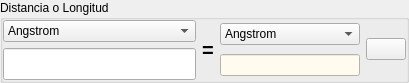
      <widget class="QGroupBox" name="groupBox">
       <property name="maximumSize">
        <size>
         <width>16777215</width>
         <height>82</height>
        </size>
       </property>
       <property name="title">
        <string>Distancia o Longitud</string>
       </property>
       <layout class="QGridLayout" name="gridLayout_8">
        <property name="leftMargin">
         <number>0</number>
        </property>
        <property name="topMargin">
         <number>0</number>
        </property>
        <property name="rightMargin">
         <number>0</number>
        </property>
        <property name="bottomMargin">
         <number>0</number>
        </property>
        <item row="0" column="0">
         <layout class="QGridLayout" name="gridLayout">
          <item row="1" column="0">
           <widget class="QLineEdit" name="lineEdit">
            <property name="font">
             <font>
              <pointsize>15</pointsize>
              <weight>75</weight>
              <bold>true</bold>
             </font>
            </property>
            <property name="alignment">
             <set>Qt::AlignRight|Qt::AlignTrailing|Qt::AlignVCenter</set>
            </property>
           </widget>
          </item>
          <item row="0" column="0">
           <widget class="QComboBox" name="comboBox">
            <property name="focusPolicy">
             <enum>Qt::NoFocus</enum>
            </property>
            <property name="maxVisibleItems">
             <number>33</number>
            </property>
            <item>
             <property name="text">
              <string>Angstrom</string>
             </property>
            </item>
            <item>
             <property name="text">
              <string>Nanometro</string>
             </property>
            </item>
            <item>
             <property name="text">
              <string>Micrometro</string>
             </property>
            </item>
            <item>
             <property name="text">
              <string>Milimetro</string>
             </property>
            </item>
            <item>
             <property name="text">
              <string>Centimetro</string>
             </property>
            </item>
            <item>
             <property name="text">
              <string>Decimetro</string>
             </property>
            </item>
            <item>
             <property name="text">
              <string>Metro</string>
             </property>
            </item>
            <item>
             <property name="text">
              <string>Decametro</string>
             </property>
            </item>
            <item>
             <property name="text">
              <string>Hectometro</string>
             </property>
            </item>
            <item>
             <property name="text">
              <string>Kilometro</string>
             </property>
            </item>
            <item>
             <property name="text">
              <string>Miriametro</string>
             </property>
            </item>
            <item>
             <property name="text">
              <string>Legua</string>
             </property>
            </item>
            <item>
             <property name="text">
              <string>Milla</string>
             </property>
            </item>
            <item>
             <property name="text">
              <string>Estadio</string>
             </property>
            </item>
            <item>
             <property name="text">
              <string>Cadena</string>
             </property>
            </item>
            <item>
             <property name="text">
              <string>Barra</string>
             </property>
            </item>
            <item>
             <property name="text">
              <string>Yarda</string>
             </property>
            </item>
            <item>
             <property name="text">
              <string>Pie</string>
             </property>
            </item>
            <item>
             <property name="text">
              <string>Link</string>
             </property>
            </item>
            <item>
             <property name="text">
              <string>Mano</string>
             </property>
            </item>
            <item>
             <property name="text">
              <string>Pulgada</string>
             </property>
            </item>
            <item>
             <property name="text">
              <string>Linea</string>
             </property>
            </item>
            <item>
             <property name="text">
              <string>Mil</string>
             </property>
            </item>
            <item>
             <property name="text">
              <string>Thou</string>
             </property>
            </item>
            <item>
             <property name="text">
              <string>Milla nautica</string>
             </property>
            </item>
            <item>
             <property name="text">
              <string>Braza</string>
             </property>
            </item>
            <item>
             <property name="text">
              <string>Parsec</string>
             </property>
            </item>
            <item>
             <property name="text">
              <string>Ano luz</string>
             </property>
            </item>
            <item>
             <property name="text">
              <string>Unidad astronomica</string>
             </property>
            </item>
            <item>
             <property name="text">
              <string>Minuto luz</string>
             </property>
            </item>
            <item>
             <property name="text">
              <string>Segundo luz</string>
             </property>
            </item>
           </widget>
          </item>
         </layout>
        </item>
        <item row="0" column="1">
         <widget class="QLabel" name="label">
          <property name="font">
           <font>
            <pointsize>15</pointsize>
            <weight>75</weight>
            <bold>true</bold>
           </font>
          </property>
          <property name="text">
           <string>=</string>
          </property>
         </widget>
        </item>
        <item row="0" column="2">
         <layout class="QGridLayout" name="gridLayout_2">
          <item row="0" column="0">
           <widget class="QComboBox" name="comboBox_2">
            <property name="focusPolicy">
             <enum>Qt::NoFocus</enum>
            </property>
            <property name="maxVisibleItems">
             <number>33</number>
            </property>
            <item>
             <property name="text">
              <string>Angstrom</string>
             </property>
            </item>
            <item>
             <property name="text">
              <string>Nanometro</string>
             </property>
            </item>
            <item>
             <property name="text">
              <string>Micrometro</string>
             </property>
            </item>
            <item>
             <property name="text">
              <string>Milimetro</string>
             </property>
            </item>
            <item>
             <property name="text">
              <string>Centimetro</string>
             </property>
            </item>
            <item>
             <property name="text">
              <string>Decimetro</string>
             </property>
            </item>
            <item>
             <property name="text">
              <string>Metro</string>
             </property>
            </item>
            <item>
             <property name="text">
              <string>Decametro</string>
             </property>
            </item>
            <item>
             <property name="text">
              <string>Hectometro</string>
             </property>
            </item>
            <item>
             <property name="text">
              <string>Kilometro</string>
             </property>
            </item>
            <item>
             <property name="text">
              <string>Miriametro</string>
             </property>
            </item>
            <item>
             <property name="text">
              <string>Legua</string>
             </property>
            </item>
            <item>
             <property name="text">
              <string>Milla</string>
             </property>
            </item>
            <item>
             <property name="text">
              <string>Estadio</string>
             </property>
            </item>
            <item>
             <property name="text">
              <string>Cadena</string>
             </property>
            </item>
            <item>
             <property name="text">
              <string>Barra</string>
             </property>
            </item>
            <item>
             <property name="text">
              <string>Yarda</string>
             </property>
            </item>
            <item>
             <property name="text">
              <string>Pie</string>
             </property>
            </item>
            <item>
             <property name="text">
              <string>Link</string>
             </property>
            </item>
            <item>
             <property name="text">
              <string>Mano</string>
             </property>
            </item>
            <item>
             <property name="text">
              <string>Pulgada</string>
             </property>
            </item>
            <item>
             <property name="text">
              <string>Linea</string>
             </property>
            </item>
            <item>
             <property name="text">
              <string>Mil</string>
             </property>
            </item>
            <item>
             <property name="text">
              <string>Thou</string>
             </property>
            </item>
            <item>
             <property name="text">
              <string>Milla nautica</string>
             </property>
            </item>
            <item>
             <property name="text">
              <string>Braza</string>
             </property>
            </item>
            <item>
             <property name="text">
              <string>Parsec</string>
             </property>
            </item>
            <item>
             <property name="text">
              <string>Ano luz</string>
             </property>
            </item>
            <item>
             <property name="text">
              <string>Unidad astronomica</string>
             </property>
            </item>
            <item>
             <property name="text">
              <string>Minuto luz</string>
             </property>
            </item>
            <item>
             <property name="text">
              <string>Segundo luz</string>
             </property>
            </item>
           </widget>
          </item>
          <item row="1" column="0">
           <widget class="QLineEdit" name="lineEdit_2">
            <property name="enabled">
             <bool>true</bool>
            </property>
            <property name="font">
             <font>
              <weight>75</weight>
              <bold>true</bold>
             </font>
            </property>
            <property name="focusPolicy">
             <enum>Qt::NoFocus</enum>
            </property>
            <property name="styleSheet">
             <string notr="true">color: rgb(0, 0, 255);
background-color: rgb(255, 251, 239);</string>
            </property>
            <property name="alignment">
             <set>Qt::AlignRight|Qt::AlignTrailing|Qt::AlignVCenter</set>
            </property>
            <property name="readOnly">
             <bool>true</bool>
            </property>
           </widget>
          </item>
          <item row="0" column="1" rowspan="2">
           <widget class="QPushButton" name="pushButton_7">
            <property name="icon">
             <iconset resource="recoverdrake.qrc">
              <normaloff>:/Imagenes/sustituir.png</normaloff>:/Imagenes/sustituir.png</iconset>
            </property>
            <property name="iconSize">
             <size>
              <width>25</width>
              <height>25</height>
             </size>
            </property>
           </widget>
          </item>
         </layout>
        </item>
       </layout>
      </widget>
